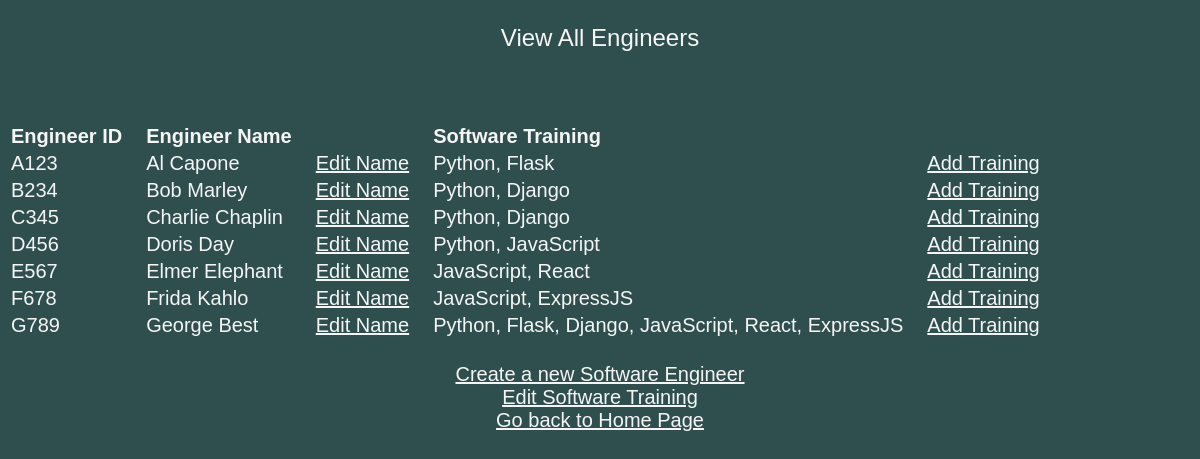
/engineer_read/engineer_read/, run on the app's committed database.
### home/models.py (models this page shows, shortened)
class SoftwareEngineer(models.Model):
    engineer_id = models.CharField(max_length=20, primary_key=True)
    engineer_name = models.CharField(max_length=100)

class SoftwareTraining(models.Model):
    training_id = models.AutoField(primary_key=True)
    engineer_id = models.ForeignKey(SoftwareEngineer, on_delete=models.CASCADE)
    software = models.CharField(max_length=100)

### engineer_read/views.py (the view)
# urls.py: path('engineer_read/', views.engineer_read, name='engineer_read'),
def engineer_read(request):
    engineers = SoftwareEngineer.objects.all()
    trainings = SoftwareTraining.objects.all()
    context = {
        'engineers': engineers,
        'trainings': trainings
    }
    return render(
        request,
        'engineer_read/engineer_read.html',
        context
    )

### engineer_read/templatetags/engineer_read_tags.py (called while the page is built)
@register.simple_tag(takes_context=True)
def get_training_record(context, engineer_id):
    trainings = context['trainings']
    record = ""
    for training in trainings:
        if training.engineer_id_id == engineer_id:
            if record:
                record += ", "
            record += training.software
    if record:
        return record
    else:
        return "None"

### engineer_read/templates/engineer_read/engineer_read.html (shortened to what this page needs)
<!DOCTYPE html>
<html>
    <head>
        {% load static %}
        {% load engineer_read_tags %}
        <link rel="stylesheet" type="text/css" href="{% static 'home/site.css' %}" />
    </head>
    <body class="body-style">
        <p style="font-size:24px;">View All Engineers</p>
        <br>
        <br>
        {% if engineers %}
            <table style="text-align:left;">
                <thead>
                <tr>
                    <th>Engineer ID&emsp;</th>
                    <th>Engineer Name&emsp;</th>
                    <th></th>
                    <th>&emsp;Software Training</th>
                    <th></th>
                </tr>
                </thead>
                <tbody>
                {% for engineer in engineers %}
                    <tr>
                        <td>{{ engineer.engineer_id }}</td>
                        <td>{{ engineer.engineer_name }}</td>
                        <td><a href="{% url 'engineer_update' engineer.engineer_id %}">Edit Name</a></td>
                        {% if trainings %}
                            <td>&emsp;{% get_training_record engineer.engineer_id %}</td>
                        {% else %}
                            <td>&emsp;No Software Training<td>
                        {% endif %}
                        <td>&emsp;<a href="{% url 'training_create' engineer.engineer_id %}">Add Training</a></td>
                    </tr>
                {% endfor %}
                </tbody>
            </table>
        {% else %}
            <p>No Software Engineers in database</p>
        {% endif %}
        <br>
        <a href="{% url 'engineer_create' %}">Create a new Software Engineer</a>
        <br>
        <a href="{% url 'training_read' %}">Edit Software Training</a>
        <br>
        <a href="{% url 'home' %}">Go back to Home Page</a>
    </body>
</html>

### home/static/home/site.css (style rules this page uses)
.body-style { background-color: DarkSlateGrey; color: WhiteSmoke; text-align: center; font-family: Arial, Helvetica, sans-serif; font-size: 20px; }
a:link { color: WhiteSmoke; }

### data on the page
SoftwareEngineer: engineer_id "A123", engineer_name "Al Capone", engineer_id.engineer_id_id "Python, Flask"
SoftwareEngineer: engineer_id "B234", engineer_name "Bob Marley", engineer_id.engineer_id_id "Python, Django"
SoftwareEngineer: engineer_id "C345", engineer_name "Charlie Chaplin", engineer_id.engineer_id_id "Python, Django"
SoftwareEngineer: engineer_id "D456", engineer_name "Doris Day", engineer_id.software "Python, JavaScript"
SoftwareEngineer: engineer_id "E567", engineer_name "Elmer Elephant", engineer_id.engineer_id_id "JavaScript, React"
SoftwareEngineer: engineer_id "F678", engineer_name "Frida Kahlo", engineer_id.engineer_id_id "JavaScript, ExpressJS"
SoftwareEngineer: engineer_id "G789", engineer_name "George Best", engineer_id.software "Python, Flask, Django, JavaScript, React, ExpressJS"
